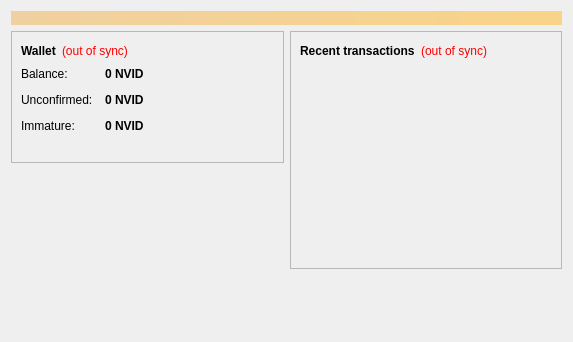
<?xml version="1.0" encoding="UTF-8"?>
<ui version="4.0">
 <class>OverviewPage</class>
 <widget class="QWidget" name="OverviewPage">
  <property name="geometry">
   <rect>
    <x>0</x>
    <y>0</y>
    <width>573</width>
    <height>342</height>
   </rect>
  </property>
  <property name="windowTitle">
   <string>Form</string>
  </property>
  <layout class="QVBoxLayout" name="topLayout">
   <item>
    <widget class="QLabel" name="labelAlerts">
     <property name="visible">
      <bool>false</bool>
     </property>
     <property name="styleSheet">
      <string notr="true">background-color: qlineargradient(x1: 0, y1: 0, x2: 1, y2: 0, stop:0 #F0D0A0, stop:1 #F8D488); color:#000000;</string>
     </property>
     <property name="wordWrap">
      <bool>true</bool>
     </property>
     <property name="margin">
      <number>3</number>
     </property>
    </widget>
   </item>
   <item>
    <layout class="QHBoxLayout" name="horizontalLayout" stretch="1,1">
     <item>
      <layout class="QVBoxLayout" name="verticalLayout_2">
       <item>
        <widget class="QFrame" name="frame">
         <property name="frameShape">
          <enum>QFrame::StyledPanel</enum>
         </property>
         <property name="frameShadow">
          <enum>QFrame::Raised</enum>
         </property>
         <layout class="QVBoxLayout" name="verticalLayout_4">
          <item>
           <layout class="QHBoxLayout" name="horizontalLayout_4">
            <item>
             <widget class="QLabel" name="label_5">
              <property name="font">
               <font>
                <weight>75</weight>
                <bold>true</bold>
               </font>
              </property>
              <property name="text">
               <string>Wallet</string>
              </property>
             </widget>
            </item>
            <item>
             <widget class="QLabel" name="labelWalletStatus">
              <property name="toolTip">
               <string>&lt;html&gt;&lt;head/&gt;&lt;body&gt;&lt;p&gt;The displayed information may be out of date. Your wallet automatically synchronizes with the nVidiaCoin network after a connection is established, but this process has not completed yet.&lt;/p&gt;&lt;/body&gt;&lt;/html&gt;</string>
              </property>
              <property name="styleSheet">
               <string notr="true">QLabel { color: red; }</string>
              </property>
              <property name="text">
               <string notr="true">(out of sync)</string>
              </property>
              <property name="alignment">
               <set>Qt::AlignLeading|Qt::AlignLeft|Qt::AlignVCenter</set>
              </property>
             </widget>
            </item>
            <item>
             <spacer name="horizontalSpacer_2">
              <property name="orientation">
               <enum>Qt::Horizontal</enum>
              </property>
              <property name="sizeHint" stdset="0">
               <size>
                <width>40</width>
                <height>20</height>
               </size>
              </property>
             </spacer>
            </item>
           </layout>
          </item>
          <item>
           <layout class="QFormLayout" name="formLayout_2">
            <property name="fieldGrowthPolicy">
             <enum>QFormLayout::AllNonFixedFieldsGrow</enum>
            </property>
            <property name="horizontalSpacing">
             <number>12</number>
            </property>
            <property name="verticalSpacing">
             <number>12</number>
            </property>
            <item row="0" column="0">
             <widget class="QLabel" name="label">
              <property name="text">
               <string>Balance:</string>
              </property>
             </widget>
            </item>
            <item row="0" column="1">
             <widget class="QLabel" name="labelBalance">
              <property name="font">
               <font>
                <weight>75</weight>
                <bold>true</bold>
               </font>
              </property>
              <property name="cursor">
               <cursorShape>IBeamCursor</cursorShape>
              </property>
              <property name="toolTip">
               <string>Your current balance</string>
              </property>
              <property name="text">
               <string notr="true">0 NVID</string>
              </property>
              <property name="textInteractionFlags">
               <set>Qt::LinksAccessibleByMouse|Qt::TextSelectableByKeyboard|Qt::TextSelectableByMouse</set>
              </property>
             </widget>
            </item>
            <item row="1" column="0">
             <widget class="QLabel" name="label_3">
              <property name="text">
               <string>Unconfirmed:</string>
              </property>
             </widget>
            </item>
            <item row="1" column="1">
             <widget class="QLabel" name="labelUnconfirmed">
              <property name="font">
               <font>
                <weight>75</weight>
                <bold>true</bold>
               </font>
              </property>
              <property name="cursor">
               <cursorShape>IBeamCursor</cursorShape>
              </property>
              <property name="toolTip">
               <string>Total of transactions that have yet to be confirmed, and do not yet count toward the current balance</string>
              </property>
              <property name="text">
               <string notr="true">0 NVID</string>
              </property>
              <property name="textInteractionFlags">
               <set>Qt::LinksAccessibleByMouse|Qt::TextSelectableByKeyboard|Qt::TextSelectableByMouse</set>
              </property>
             </widget>
            </item>
            <item row="2" column="0">
             <widget class="QLabel" name="labelImmatureText">
              <property name="text">
               <string>Immature:</string>
              </property>
             </widget>
            </item>
            <item row="2" column="1">
             <widget class="QLabel" name="labelImmature">
              <property name="font">
               <font>
                <weight>75</weight>
                <bold>true</bold>
               </font>
              </property>
              <property name="toolTip">
               <string>Mined balance that has not yet matured</string>
              </property>
              <property name="text">
               <string notr="true">0 NVID</string>
              </property>
              <property name="textInteractionFlags">
               <set>Qt::LinksAccessibleByMouse|Qt::TextSelectableByKeyboard|Qt::TextSelectableByMouse</set>
              </property>
             </widget>
            </item>
           </layout>
          </item>
          <item>
           <widget class="QLabel" name="label_wallet_bgcoin">
            <property name="text">
             <string/>
            </property>
            <property name="pixmap">
             <pixmap resource="../bitcoin.qrc">:/images/wallet_bgcoin</pixmap>
            </property>
            <property name="scaledContents">
             <bool>false</bool>
            </property>
            <property name="alignment">
             <set>Qt::AlignCenter</set>
            </property>
            <property name="margin">
             <number>-2</number>
            </property>
           </widget>
          </item>
         </layout>
        </widget>
       </item>
       <item>
        <spacer name="verticalSpacer">
         <property name="orientation">
          <enum>Qt::Vertical</enum>
         </property>
         <property name="sizeHint" stdset="0">
          <size>
           <width>20</width>
           <height>40</height>
          </size>
         </property>
        </spacer>
       </item>
      </layout>
     </item>
     <item>
      <layout class="QVBoxLayout" name="verticalLayout_3">
       <item>
        <widget class="QFrame" name="frame_2">
         <property name="frameShape">
          <enum>QFrame::StyledPanel</enum>
         </property>
         <property name="frameShadow">
          <enum>QFrame::Raised</enum>
         </property>
         <layout class="QVBoxLayout" name="verticalLayout">
          <item>
           <layout class="QHBoxLayout" name="horizontalLayout_2">
            <item>
             <widget class="QLabel" name="label_4">
              <property name="text">
               <string>&lt;b&gt;Recent transactions&lt;/b&gt;</string>
              </property>
             </widget>
            </item>
            <item>
             <widget class="QLabel" name="labelTransactionsStatus">
              <property name="toolTip">
               <string>&lt;html&gt;&lt;head/&gt;&lt;body&gt;&lt;p&gt;The displayed information may be out of date. Your wallet automatically synchronizes with the nVidiaCoin network after a connection is established, but this process has not completed yet.&lt;/p&gt;&lt;/body&gt;&lt;/html&gt;</string>
              </property>
              <property name="styleSheet">
               <string notr="true">QLabel { color: red; }</string>
              </property>
              <property name="text">
               <string notr="true">(out of sync)</string>
              </property>
              <property name="alignment">
               <set>Qt::AlignRight|Qt::AlignTrailing|Qt::AlignVCenter</set>
              </property>
             </widget>
            </item>
            <item>
             <spacer name="horizontalSpacer">
              <property name="orientation">
               <enum>Qt::Horizontal</enum>
              </property>
              <property name="sizeHint" stdset="0">
               <size>
                <width>40</width>
                <height>20</height>
               </size>
              </property>
             </spacer>
            </item>
           </layout>
          </item>
          <item>
           <widget class="QListView" name="listTransactions">
            <property name="styleSheet">
             <string notr="true">QListView { background: transparent; }</string>
            </property>
            <property name="frameShape">
             <enum>QFrame::NoFrame</enum>
            </property>
            <property name="verticalScrollBarPolicy">
             <enum>Qt::ScrollBarAlwaysOff</enum>
            </property>
            <property name="horizontalScrollBarPolicy">
             <enum>Qt::ScrollBarAlwaysOff</enum>
            </property>
            <property name="selectionMode">
             <enum>QAbstractItemView::NoSelection</enum>
            </property>
           </widget>
          </item>
         </layout>
        </widget>
       </item>
       <item>
        <spacer name="verticalSpacer_2">
         <property name="orientation">
          <enum>Qt::Vertical</enum>
         </property>
         <property name="sizeHint" stdset="0">
          <size>
           <width>20</width>
           <height>40</height>
          </size>
         </property>
        </spacer>
       </item>
      </layout>
     </item>
    </layout>
   </item>
  </layout>
 </widget>
 <resources/>
 <connections/>
</ui>
